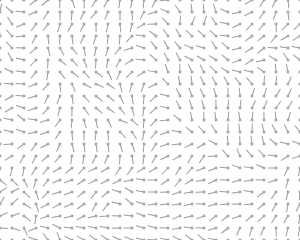
Frame 1 (no input)
Frame 60 (no input): identical to frame 1, image omitted
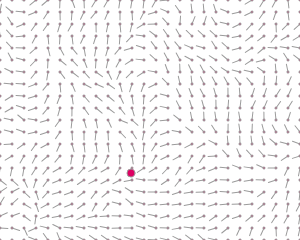
Frame 120 (the mouse pressed at the canvas centre since frame 60)

The p5.js sketch that drew these frames (run headless with seeded random() and noise() and a simulated clock; from frame 60 on, the mouse is pressed at the canvas centre):

// p5.js sketch
// ── sketch.js
let x1,y1

function setup() {
  createCanvas(300, 240);
  angleMode(DEGREES);
  
  field = [];
  
  let gap = 12;
  for(let x = 0; x<=width; x+=gap){
  field[x]=[]; 
    for(let y  = 0; y<=height; y+=gap){
      
      let a = map(noise(x*0.01,y*0.01),0.2,0.8,0,360);
      field[x][y] = a;
    }
  }
  
}

function draw() {
  background(255);
  stroke(155);
      
  
  let gap = 12;
  for(let x = 0; x<=width; x+=gap){
    for(let y  = 0; y<=height; y+=gap){
      let a =field[x][y];
     
      drawVector(x,y,a);
    }
    
  }
  
  if(!x1)return;
  
  fill(222,0,99);
  circle(x1,y1,8);
  
  let a = map(noise(x1*0.01,y1*0.01),0.2,0.8,0,360);
  let dx = cos(a);
  let dy = sin(a);
  x1+=dx;
  y1+=dy;
  
}

function drawVector(x,y,angle){
   translate(x,y);
   rotate(angle);      
   line(0,0,8,0);
   circle(0,0,2);
   resetMatrix();
}

function mousePressed(){
  x1 = mouseX;
  y1 = mouseY
}
